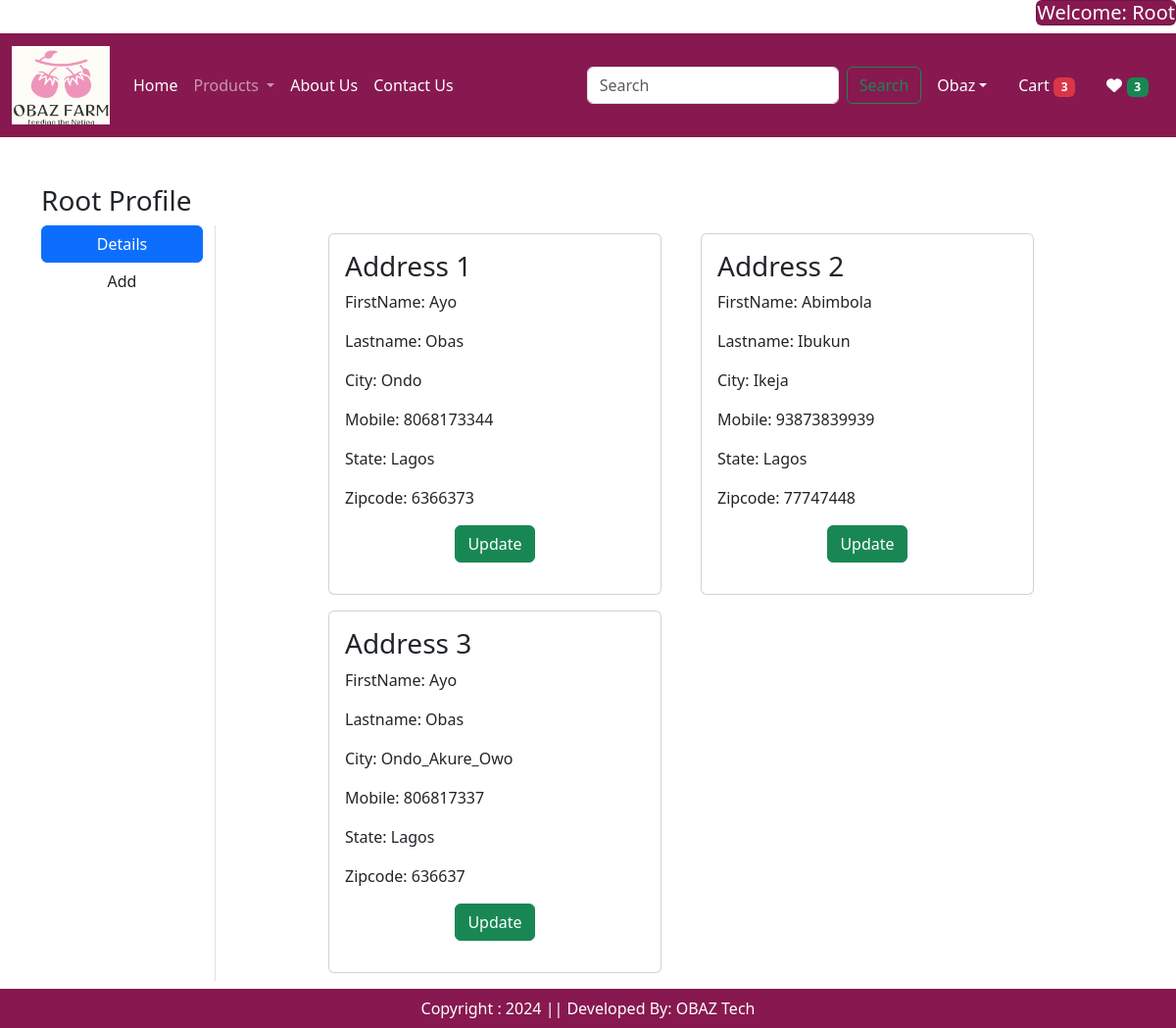
The page /address/ (signed in) on the database its author committed.
### app/models.py (models this page shows, shortened)
class Customer(models.Model):
    user = models.ForeignKey(User,on_delete=models.CASCADE)
    firstname = models.CharField(max_length = 200)
    lastname = models.CharField(max_length = 200)
    city = models.CharField(max_length= 200)
    mobile = models.IntegerField(default = 0)
    zipcode = models.IntegerField()
    state = models.CharField(choices = STATE_CHOICES, max_length = 100)

### app/views.py (the view)
# urls.py: path('address/', views.address, name = 'address'),
def address(request):
    totalitem = get_total_cart_items(request)
    wishtotalitem = get_total_wish_items(request)
    add = Customer.objects.filter(user=request.user)
    return render(request, 'app/address.html', locals())

### app/views.py (called while the page is built)
def get_total_cart_items(request):
    totalitem = 0
    if request.user.is_authenticated:
        totalitem = len(Cart.objects.filter(user = request.user))
    return totalitem

def get_total_wish_items(request):
    wishtotalitem = 0
    if request.user.is_authenticated:
        wishtotalitem = len(Wishlist.objects.filter(user = request.user))
    return wishtotalitem

### app/templates/app/address.html (shortened to what this page needs)
{% extends 'app/base.html' %}
{% load static %}
{% block main-content %}
<div class = "container my-5">
<div class = "row">
<h3><span class = "text-capitalize"> {{request.user}}</span> Profile</h3>
<div class = "col-sm-2 border-end">
<ul class = "list-unstyled">
<li class = "d-grid"><a href = "{% url 'address' %}" class = "btn btn-primary">Details</a></li>
<li class = "d-grid"><a href = "{% url 'profile' %}" class = "btn ">Add </a></li>
</ul>
</div>
<div class = "col-sm-8 offset-sm-1">
<div class = "row">
{% for ad in add %}
<div class = "col-sm-6">
    <div class="card m-2">
    <div class ="card-body">
    <h3>Address {{forloop.counter}}</h3>
    <p>FirstName: {{ad.firstname}}</p>
    <p>Lastname: {{ad.lastname}}</p>
    <p>City: {{ad.city}}</p>
    <p>Mobile: {{ad.mobile}}</p>
    <p>State: {{ad.state}}</p>
    <p>Zipcode: {{ad.zipcode}}</p>
   <p class = "text-center"><a href="{% url 'updateAddress' pk=ad.id %}" type= "button" class= "btn btn-success">Update </a></p>
    </div>
    </div>
</div>
{% endfor %}
</div>
</div>
</div>
</div>
{% endblock main-content %}

### app/templates/app/base.html (shortened to what this page needs)
<!DOCTYPE html>
{% load static %}
<html lang="en">
<head>
    <link href = "https://cdn.jsdelivr.net/npm/bootstrap@5.3.3/dist/css/bootstrap.min.css" rel = "stylesheet"
    />
    <link href="https://cdn.jsdelivr.net/npm/bootstrap-icons/font/bootstrap-icons.css" rel="stylesheet"/>
    <link rel = "stylesheet" href = "{% static 'app/css/owl.carousel.min.css' %}" />
    <link rel = "stylesheet" href = "{% static 'app/css/all.min.css' %}" />
     <link rel = "stylesheet" href = "{% static 'app/css/style.css' %}" />
</head>
<body>
<div class = "row">
<div class = "col-sm-12">
 <div class ="float-end">
 <h5 style = "color: black;">{% if request.user.is_authenticated %}  <span class = "text-capitalize card  text-white" style = "background-color: rgb(135 25 80)"> Welcome: {{request.user}} {% endif %}</span></h5>
     </div>
     </div>
  <div class = "col-sm-12">
<nav class="navbar navbar-expand-lg navbar-dark">
  <div class="container-fluid">
    <a class="navbar-brand" href="{% url 'home' %}"><img src = "{% static "app/images/company_logo.png" %}" width = "100" height = "80"/></a>
    <div class="collapse navbar-collapse" id="navbarSupportedContent">
      <ul class="navbar-nav me-auto mb-2 mb-lg-0">
      {% if request.user.is_authenticated %}
        <li class="nav-item">
          <a class="nav-link active" aria-current="page" href="{% url 'home' %}">Home</a>
        </li>
        <li class="nav-item dropdown">
          <a class="nav-link dropdown-toggle" href="#" role="button" data-bs-toggle="dropdown" aria-expanded="false">
            Products
          </a>
        </li>
       <li class="nav-item">
          <a class="nav-link text-white" href="{% url 'about' %}">About Us</a>
        </li>
        <li class="nav-item">
          <a class="nav-link text-white" href="{% url 'contact' %}">Contact Us</a>
        </li>
      </ul>
      <form class="d-flex" role="search">
        <input class="form-control me-2" type="search" placeholder="Search" aria-label="Search">
        <button class="btn btn-outline-success" type="submit">Search</button>
      </form>
    </div>
    <ul class = "navbar-nav me-auto mb-2 mb-lg-0">
    <li class = "nav-item dropdown mx-2">
    <a class = "nav-link dropdown-toggle text-white" href = "#"
    id = "profileDropdown" role = "button" data-bs-toggle = "dropdown"
    aria-expanded = "false">Obaz</a>
    </li>
    <li class = "nav-item mx-2">
        <a href = "{% url 'showcart' %}"  id = "eml" class = "nav-link text-white">Cart <span class = "badge bg-danger">{% if totalitem > 0 %} {{totalitem}} {% endif %}</span></a>
    </li>
    <li class = "nav-item mx-2">
        <a href = "{% url 'wishlist' %}" id = "wish" class = "nav-link text-white"> <span> <i class ="fa fa-heart"></i></span>
        <span class ="badge bg-success" > {% if wishtotalitem > 0 %} {{wishtotalitem}} {% endif %}
          </span> </a>
    </li>
    {% endif %}
    </ul>
  </div>
  </div>
</div>
{% block main-content %}{% endblock main-content %}
<footer class = "container-fluid fixed-bottom text-white text-center p-2 mt-5">
Copyright : 2024 || Developed By: OBAZ Tech
</footer>
</body>
</html>

### app/static/app/css/style.css (style rules this page uses)
.navbar { background-color: rgb(135 25 80) !important; }
footer { background-color: rgb(135 25 80) !important; }

### rows shown on the page
Customer: firstname "Ayo", lastname "Obas", city "Ondo", mobile "8068173344", state "Lagos", zipcode "6366373"
Customer: firstname "Abimbola", lastname "Ibukun", city "Ikeja", mobile "93873839939", state "Lagos", zipcode "77747448"
Customer: firstname "Ayo", lastname "Obas", city "Ondo_Akure_Owo", mobile "806817337", state "Lagos", zipcode "636637"

### other values the page prints
{{ request.user }} "Root"
{{ totalitem }} "3"
{{ wishtotalitem }} "3"
